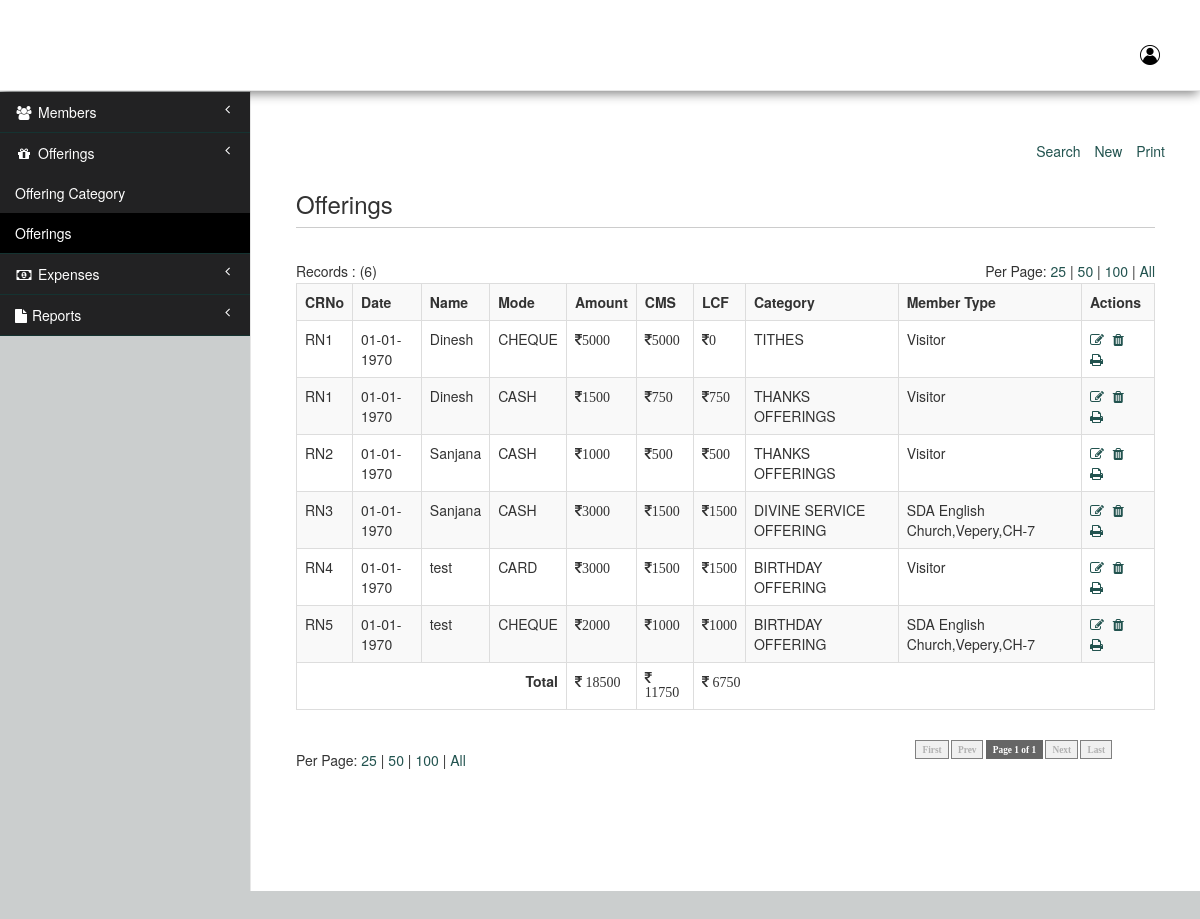
Page /offeringsList.php (signed in) on the committed database.
### tables this page shows
CREATE TABLE IF NOT EXISTS `offerings` (
  `id` int(11) NOT NULL AUTO_INCREMENT,
  `receipt_no` varchar(10) NOT NULL,
  `offer_date` int(11) NOT NULL,
  `name` varchar(100) NOT NULL,
  `email` varchar(100) NOT NULL,
  `age` int(5) DEFAULT NULL,
  `mtype` int(1) NOT NULL,
  `gender` varchar(1) NOT NULL,
  `mobile` bigint(20) NOT NULL,
  `address` text NOT NULL,
  `amount` int(11) NOT NULL,
  `mof` varchar(10) NOT NULL,
  `cheque_no` varchar(10) DEFAULT NULL,
  `cms_share` float(8,2) NOT NULL,
  `chruch_share` float(8,2) NOT NULL,
  `cat_id` int(5) NOT NULL,
  `created_at` int(11) NOT NULL,
  `created_by` int(5) NOT NULL,
  `updated_at` int(11) NOT NULL,
  `updated_by` int(5) NOT NULL,
  `active` int(11) NOT NULL DEFAULT '1',
  `cid` int(11) NOT NULL,
  PRIMARY KEY (`id`)
);

CREATE TABLE IF NOT EXISTS `offerings_category` (
  `id` int(11) NOT NULL AUTO_INCREMENT,
  `category` varchar(100) NOT NULL,
  `cms_share` varchar(5) NOT NULL,
  `church_share` varchar(5) NOT NULL,
  `active` int(1) NOT NULL DEFAULT '1',
  `created_at` int(11) NOT NULL,
  `created_by` int(11) NOT NULL,
  `updated_at` int(11) DEFAULT NULL,
  `updated_by` int(11) DEFAULT NULL,
  `cid` int(11) NOT NULL,
  PRIMARY KEY (`id`)
);

### offeringsList.php (the view, shortened to what this page needs)
<?php
    require_once('includes/header.php');
    require_once('includes/config.php');
    require_once("includes/pagination.php");
    $data = '';
    $cond = '';
    $query = "SELECT * FROM offerings o where o.cid=". $_SESSION['cid']." and o.active=1". $cond;
    $result = mysqli_query($con,$query);
    $total_items = mysqli_num_rows($result);
    $limit = (isset($_GET["limit"])) ? $_GET["limit"] : 25;
    $page = (isset($_GET["page"]))? $_GET["page"] : 1;
    if( $limit == 'all' ) {
        $total_category = ceil($total_items / $total_items);
    }
    else {
        $total_category = ceil($total_items / $limit);
    }
    $set_limit = (($page*$limit)-$limit);
    $reload = $_SERVER['PHP_SELF'] . "?limit=" .$limit.$data;
?>
    <div id="wrapper">
        <?php require_once('includes/menu.php'); ?>
        <div id="page-wrapper">
            <div class="row">
                <div class="col-lg-12">
                    <br/>
                    <ul class="list-inline pull-right bbottom noprint">
                        <li>
                            <a href="javascript:void(0);" data-toggle="collapse" data-target="#pSearch">Search</a>
                        </li>
                        <li>
                            <a href="newOffering.php">New</a>
                        </li>
                        <li><a href="javascript:void(0);" class="print_link" data-pid="1">Print</a></li>
                    </ul>
                </div>
                <div class="col-lg-12">
                    <section id="content" style="border-bottom:none;">
                    <article id="cleft">
                    <div class="col-lg-12">
                        <h3>Offerings</h3>
                        <table width="100%" cellpadding="0" class="noprint" cellspacing="0" border="0">
                            <?php
                                $limit_data = "";
                                if( $limit !='all') {
                                    $limit_data .= " LIMIT $set_limit, $limit";
                                }
                                $fquery = "SELECT o.id,o.offer_date,o.receipt_no,o.name,o.amount,o.mof,o.cms_share,o.chruch_share,o.mobile,oc.category,o.mtype from offerings o, offerings_category oc where o.active = 1 and oc.id=o.cat_id and o.cid=".$_SESSION['cid']." $cond $limit_data";
                                $fresult = mysqli_query($con,$fquery);
                                if( $total_items>0 ) { ?>
                                <tr height="25" valign="middle">
                                    <td>Records : (<?php echo $total_items;?>)</td>
                                    <td colspan="4" align="right">
                                        <?php echo("Per Page:
                                            <a href=$reload?limit=25&page=1>25</a> |
                                            <a href=$reload?limit=50&page=1>50</a> |
                                            <a href=$reload?limit=100&page=1>100</a> |
                                            <a href=$reload?limit=all&page=1>All</a><br/>
                                        ");
                                        ?>
                                    </td>
                                </tr>
                        </table>
                        <table class="table table-striped table-bordered table-hover">
                            <tr>
                                <th> CRNo</th>
                                <th> Date</th>
                                <th> Name</th>
                                <th> Mode </th>
                                <th> Amount </th>
                                <th> CMS </th>
                                <th> LCF </th>
                                <th> Category </th>
                                <th> Member Type </th>
                                <th> Actions </th>
                            </tr>
                        <?php while( $row = mysqli_fetch_assoc($fresult)){
                            $receipt  = $row['receipt_no'];
                            $id       = $row['id'];
                            $name     = $row['name'];
                            $amount   = $row['amount'];
                            $mode     = $row['mof'];
                            $cmshare  = $row['cms_share'];
                            $crshare  = $row['chruch_share'];
                            $cat      = $row['category'];
                            $mtype    = $row['mtype'];
                            $date     = $row['offer_date'];
                        ?>
                            <tr>
                                <td>
                                    <span><?php echo $receipt; ?> </span>
                                </td>
                                <td>
                                    <span><?php echo date("d-m-Y",strtotime($date)); ?> </span>
                                </td>
                                <td>
                                    <span><?php echo $name; ?> </span>
                                </td>
                                <td>
                                    <span class="uppercase"><?php echo $mode;?> </span>
                                </td>
                                <td>
                                    <span class="fa fa-inr"><?php echo $amount;?> </span>
                                </td>
                                <td>
                                    <span class="fa fa-inr"><?php echo intVal($cmshare);?> </span>
                                </td>
                                <td>
                                    <span class="fa fa-inr"><?php echo intVal($crshare);?> </span>
                                </td>
                                <td>
                                    <span class="uppercase"><?php echo $cat; ?> </span>
                                </td>
                                <td>
                                    <span><?php if( $mtype == '1') { echo 'SDA English Church,Vepery,CH-7'; } else{ echo 'Visitor'; } ?> </span>
                                </td>
                                <td>
                                    <span class="icons"><a href="editOffering.php?id=<?php echo $id;?>" id="<?php echo $id;?>"><i class="fa fa-edit"></i></a></span>
                                    <span class="icons"><a href="javascript:void(0);"  id="<?php echo $id;?>" data-id="<?php echo $id;?>" class="deleteOffering"><i class="fa fa-trash"></i></a></span>
                                    <span class="icons"><a href="offerReceiptPreview.php?id=<?php echo $receipt;?>" id="<?php echo $receipt;?>"><i class="fa fa-print"></i></a></span>
                                </td>
                            </tr>
                        <?php } ?>
                        <?php } else{
                            echo '<span class="success center col-md-12"> No Data found! </sapn>';
                        }
                        ?>
                        <?php
                            if( $total_items>0 ) {
                            $tquery = "SELECT sum(o.amount) amt, sum(o.cms_share) cshare, sum(o.chruch_share) sshare from offerings o where o.active = 1 $cond $limit_data";
                            $tresult = mysqli_query($con,$tquery);
                            $rows = mysqli_fetch_assoc($tresult);
                        ?>
                            <tr>
                                <td align="right" colspan="4"><span class="fcolor">Total</span></td>
                                <td><span class="fa fa-inr"> <?php echo $rows['amt'];?></span></td>
                                <td><span class="fa fa-inr"> <?php echo intVal($rows['cshare']);?></span></td>
                                <td colspan="5"><span class="fa fa-inr"> <?php echo intVal($rows['sshare']);?></span></td>
                            </tr>
                        <?php } ?>
                        </table>
                        <table width="95%" border="0" cellspacing="0" cellpadding="0" class="noprint"  border="0">
                            <tr>
                            <td height="25">
                                <?php
                                    echo("<br/>Per Page:
                                    <a href=$reload?limit=25&page=1>25</a> |
                                    <a href=$reload?limit=50&page=1>50</a> |
                                    <a href=$reload?limit=100&page=1>100</a> |
                                    <a href=$reload?limit=all&page=1>All</a><br/>
                                    ");
                                ?>
                            </td>
                            <td align="right">
                                <?php echo paginate_one( $reload, $page, $total_category ); ?>
                            </td>
                            </tr>
                        </table>
                    </div>
                    </article>
                </section>
                </div>
            </div>
            </div>
        </div>
<?php require_once('includes/footer.php'); ?>

### rows in the picture
offerings: receipt_no "RN1", offer_date "01-01-1970", name "Dinesh", mof "CHEQUE", amount "5000", cms_share "5000", chruch_share "0", offerings_category.category "TITHES", mtype "Visitor"
offerings: receipt_no "RN1", offer_date "01-01-1970", name "Dinesh", mof "CASH", amount "1500", cms_share "750", chruch_share "750", offerings_category.category "THANKS OFFERINGS", mtype "Visitor"
offerings: receipt_no "RN2", offer_date "01-01-1970", name "Sanjana", mof "CASH", amount "1000", cms_share "500", chruch_share "500", offerings_category.category "THANKS OFFERINGS", mtype "Visitor"
offerings: receipt_no "RN3", offer_date "01-01-1970", name "Sanjana", mof "CASH", amount "3000", cms_share "1500", chruch_share "1500", offerings_category.category "DIVINE SERVICE OFFERING", mtype "SDA English Church,Vepery,CH-7"
offerings: receipt_no "RN4", offer_date "01-01-1970", name "test", mof "CARD", amount "3000", cms_share "1500", chruch_share "1500", offerings_category.category "BIRTHDAY OFFERING", mtype "Visitor"
offerings: receipt_no "RN5", offer_date "01-01-1970", name "test", mof "CHEQUE", amount "2000", cms_share "1000", chruch_share "1000", offerings_category.category "BIRTHDAY OFFERING", mtype "SDA English Church,Vepery,CH-7"

### other values in the picture
$total_items "6"
$rows['amt'] "18500"
$rows['cshare'] "11750"
$rows['sshare'] "6750"
$firstlabel "First"
$prevlabel "Prev"
$page "1"
$tpages "1"
$nextlabel "Next"
$lastlabel "Last"
